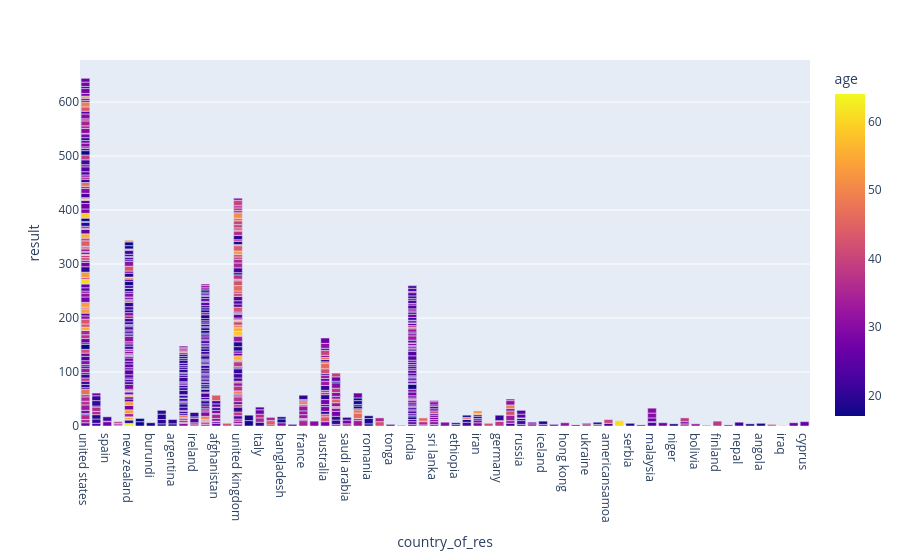

The code cell stored with this chart in its notebook:
### Markdown cell above
the highest country effect autsm and thier ages?

### Code cell
fig = px.bar(df, x='country_of_res', y='result',color="age")
fig.show()

### Figure 1 — Plotly figure (JSON) as saved in the notebook; plotly's stock layout.template omitted (floating-point values rounded to 4 significant figures; data arrays with more than 128 entries replaced by an {"elided": "..."} marker saying what was removed)
{"data": [{"alignmentgroup": "True", "hovertemplate": "country_of_res=%{x}<br>result=%{y}<br>age=%{marker.color}<extra></extra>", "legendgroup": "", "marker": {"color": {"elided": "660 int values"}, "coloraxis": "coloraxis", "pattern": {"shape": ""}}, "name": "", "offsetgroup": "", "orientation": "v", "showlegend": false, "textposition": "auto", "type": "bar", "x": {"elided": "660 str values"}, "xaxis": "x", "y": {"elided": "660 int values"}, "yaxis": "y"}], "layout": {"barmode": "relative", "coloraxis": {"colorbar": {"title": {"text": "age"}}, "colorscale": [[0, "#0d0887"], [0.1111, "#46039f"], [0.2222, "#7201a8"], [0.3333, "#9c179e"], [0.4444, "#bd3786"], [0.5556, "#d8576b"], [0.6667, "#ed7953"], [0.7778, "#fb9f3a"], [0.8889, "#fdca26"], [1, "#f0f921"]]}, "legend": {"tracegroupgap": 0}, "margin": {"t": 60}, "xaxis": {"anchor": "y", "domain": [0, 1], "title": {"text": "country_of_res"}}, "yaxis": {"anchor": "x", "domain": [0, 1], "title": {"text": "result"}}}}
